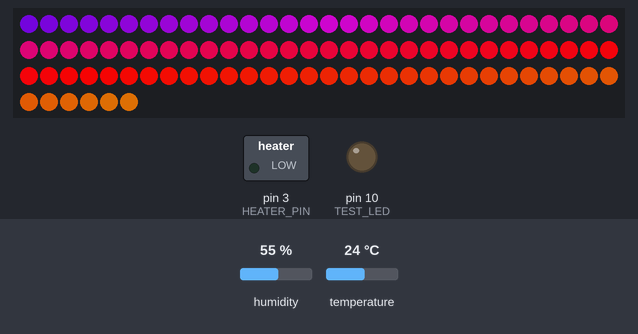
The sketch below on a simulated Arduino Uno, built with avr-gcc and run on an emulated ATmega328P. Parts: 96 RGB LEDs in strip order, left to right, continuing on the next row, switched loads named in the sketch (green lamp = pin HIGH), output pins drawn as LEDs (lit = HIGH). The inputs (shaded band) are chosen by the test bench; at power-on: temperature 24 °C, humidity 55 %.

Above: at 4.83 s.
4.9 s: temperature set to 21.9 °C
9.8 s: temperature set to 20.4 °C
At 12.01 s:
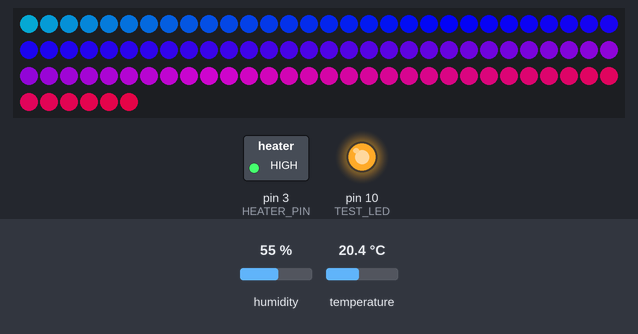
28.9 s: temperature set to 23.1 °C
38.2 s: temperature set to 24.3 °C
At 40.89 s:
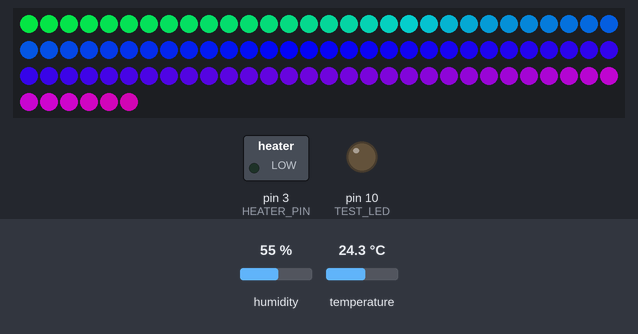
43.1 s: temperature set to 12 °C
At 44.07 s:
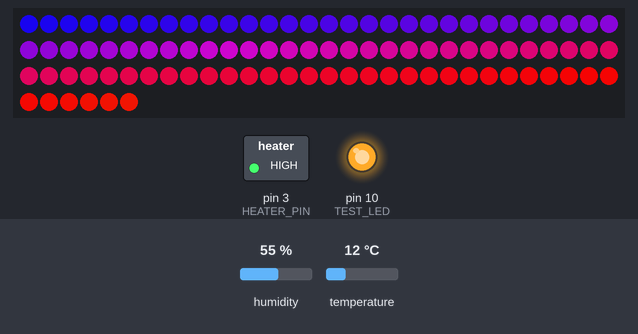
61.7 s: temperature set to 28 °C
At 64.77 s:
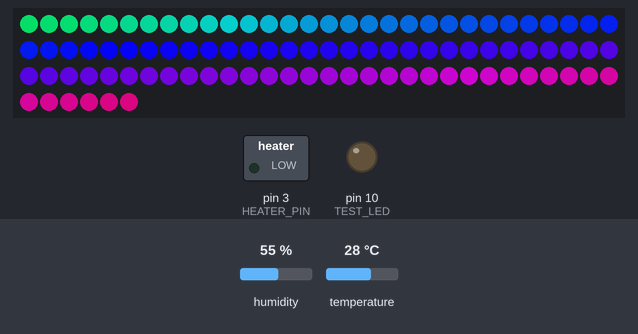
Timing chart, 0 to 66.3 s (numbered marks = the images above; inputs shaded):
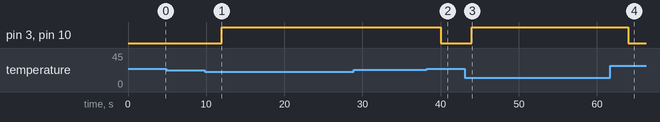

The sketch:

main.ino
```cpp
#include <DHT.h>;
#include "FastLED.h"

// heating
#define HEATER_PIN 3
#define TEMP_SENSOR_PIN 9
#define DHT_TYPE DHT22
#define MAX_TEMP_THRESHOLD 23.89 // 75* Fahrenheit
#define MIN_TEMP_THRESHOLD 21.11 // 70* Fahrenheit
DHT tempSensor(TEMP_SENSOR_PIN, DHT_TYPE);
float currTemp; // current enclosure temperature

// lighting
#define RGB_PIN 6
#define RGB_TYPE WS2812B
#define RGB_ORDER GRB
#define RGB_COUNT 96
#define MAX_BRIGHTNESS 225
#define MIN_BRIGHTNESS 50
#define SATURATION 255
CRGB rgbLeds[RGB_COUNT];
int r = MAX_BRIGHTNESS;
int g = 100;
int b = MAX_BRIGHTNESS;

// test
#define TEST_LED 10


void setup() {

  FastLED.addLeds<RGB_TYPE, RGB_PIN, RGB_ORDER>(rgbLeds, RGB_COUNT);
  FastLED.setBrightness(MAX_BRIGHTNESS);
  pinMode(HEATER_PIN, OUTPUT);
  pinMode(TEST_LED, OUTPUT);

  cli(); // stop interrupts

  // set Timer 1 interrupt at 0.25Hz (4 seconds)
  TCCR1A = 0; // set entire TCCR1A register to 0
  TCCR1B = 0; // same for TCCR1B
  TCNT1  = 0; // initialize counter value to 0
  // set compare match register for 0.25Hz increments
  OCR1A = 62499; // = (16*10^6) / (0.25*1024) - 1 (<65536 required for Timer 1 (16-bit))
  // turn on CTC mode (up mode?)
  TCCR1B |= (1 << WGM12);
  // Set CS10 and CS12 bits for 1024 prescaler
  TCCR1B |= (1 << CS12) | (1 << CS10);
  // enable timer compare interrupt
  TIMSK1 |= (1 << OCIE1A);

  sei(); // start interrupts
}

// Timer 1 interrupt 0.25Hz reads enclosure's temp, heats if under 70* Fahrenheit
ISR(TIMER1_COMPA_vect){

  tempSensor.begin();
  currTemp = tempSensor.readTemperature();

  // if heater: ON {leave on}
  // if heater: OFF {turn on}
  if (currTemp < MIN_TEMP_THRESHOLD) {

    // keep heater on
    if (digitalRead(HEATER_PIN)) {
      return;
    }

    // turn heater on
    else {
      digitalWrite(TEST_LED, HIGH);
      digitalWrite(HEATER_PIN, HIGH);
      return;
    }
  }

  // if heater: ON {keep on if under MAX_TEMP or turn off if at or above MAX_TEMP}
  // if heater: OFF {keep off}
  else {

    // heater on
    if (digitalRead(HEATER_PIN)) {

      // keep heater on
      if (currTemp < MAX_TEMP_THRESHOLD) {
        return;
      }

      // turn heater off
      else {
        digitalWrite(TEST_LED, LOW);
        digitalWrite(HEATER_PIN, LOW);
      }
    }

    // keep heater off
    else {
      return;
    }

  }
}

// display a cool toned, rgb wave over WS2812bs (displayed when not heating)
void displayWave() {

  if (digitalRead(HEATER_PIN)) {
    return;
  }

  for (int j = 1; j < 65; j++) {
    for (int i = 0; i < RGB_COUNT; i++) {
      rgbLeds[i] = CHSV(i + 115 + (j*1.3), MAX_BRIGHTNESS, SATURATION);
    }
    FastLED.show();
    delay(75);
  }

  if (digitalRead(HEATER_PIN)) {
    return;
  }

  for (int j = 65; j >= 1; j--) {
    for (int i = RGB_COUNT; i >= 0; i--) {
      rgbLeds[i] = CHSV(i + 115 + (j*1.3), MAX_BRIGHTNESS, SATURATION);
    }
    FastLED.show();
    delay(75);
  }
}

// used to indicate if the enclosure is being heated, fades leds red
void setSameColorAndDisplay(int red, int green, int blue) {

  for (int i = 0; i < RGB_COUNT; i++) {
    rgbLeds[i] = CRGB(red, green, blue);

  }
  FastLED.show();

  return;
}

void loop() {

  // heater is on
  while(digitalRead(HEATER_PIN)) {

    for (int red = MIN_BRIGHTNESS; red < MAX_BRIGHTNESS; red++) {
      setSameColorAndDisplay(red, 0, 0);
    }
    for (int red = MAX_BRIGHTNESS; red >= MIN_BRIGHTNESS; red--) {
      setSameColorAndDisplay(red, 0, 0);
    }
  }

  // heater is off
  displayWave();
}
```

Measured:
- the behaviour switches between 21.2 and 21.1 °C on temperature (found by bisection; images 0 and 1)
- the behaviour switches between 23.8 and 23.9 °C on temperature (found by bisection; images 1 and 2)
- after the input at 9.8 s, pin 3 (HEATER_PIN), pin 10 (TEST_LED): LOW → HIGH after 2.2 s
- after the input at 28.9 s, every drawn part: stays the same
- after the input at 38.2 s, pin 3 (HEATER_PIN), pin 10 (TEST_LED): HIGH → LOW after 1.8 s; the LEDs: first change after 2.6 s (image 2 shows a later state)
- after the input at 43.1 s, pin 3 (HEATER_PIN), pin 10 (TEST_LED): LOW → HIGH after 0.91 s
- after the input at 61.7 s, pin 3 (HEATER_PIN), pin 10 (TEST_LED): HIGH → LOW after 2.3 s; the LEDs: first change after 2.4 s (image 4 shows a later state)
